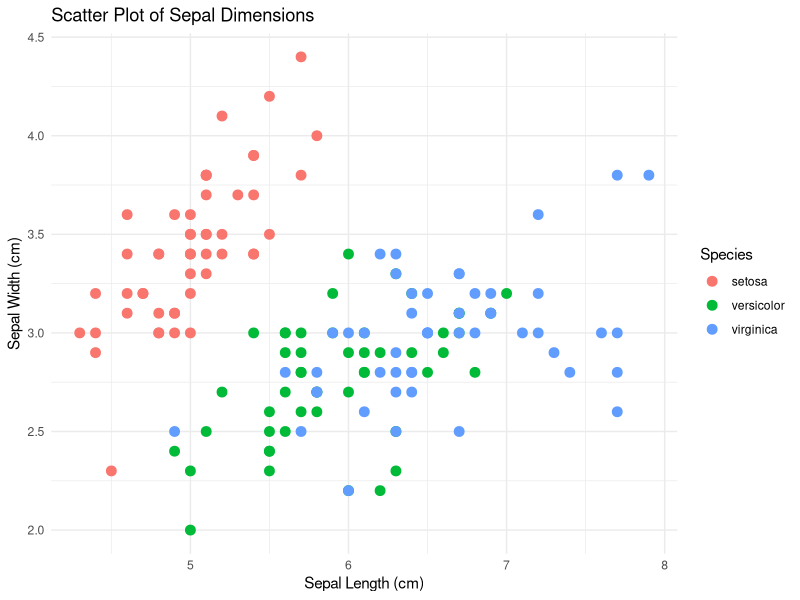

Source code (R):
options(repos = c(CRAN = "https://cloud.r-project.org"))

# Install ggplot2 (if not already installed)
install.packages("ggplot2")
# Install ggplot2 (if not already installed)
install.packages("ggplot2")
# Load the ggplot2 package
library(ggplot2)
# Scatter plot of Sepal.Length vs Sepal.Width, colored by Species
ggplot(data = iris, aes(x = Sepal.Length, y = Sepal.Width, color = Species)) +
 geom_point(size = 3) + # Adds points
 labs(title = "Scatter Plot of Sepal Dimensions",
 x = "Sepal Length (cm)",
 y = "Sepal Width (cm)") + # Adds axis labels and title
 theme_minimal() # Applies a minimal theme